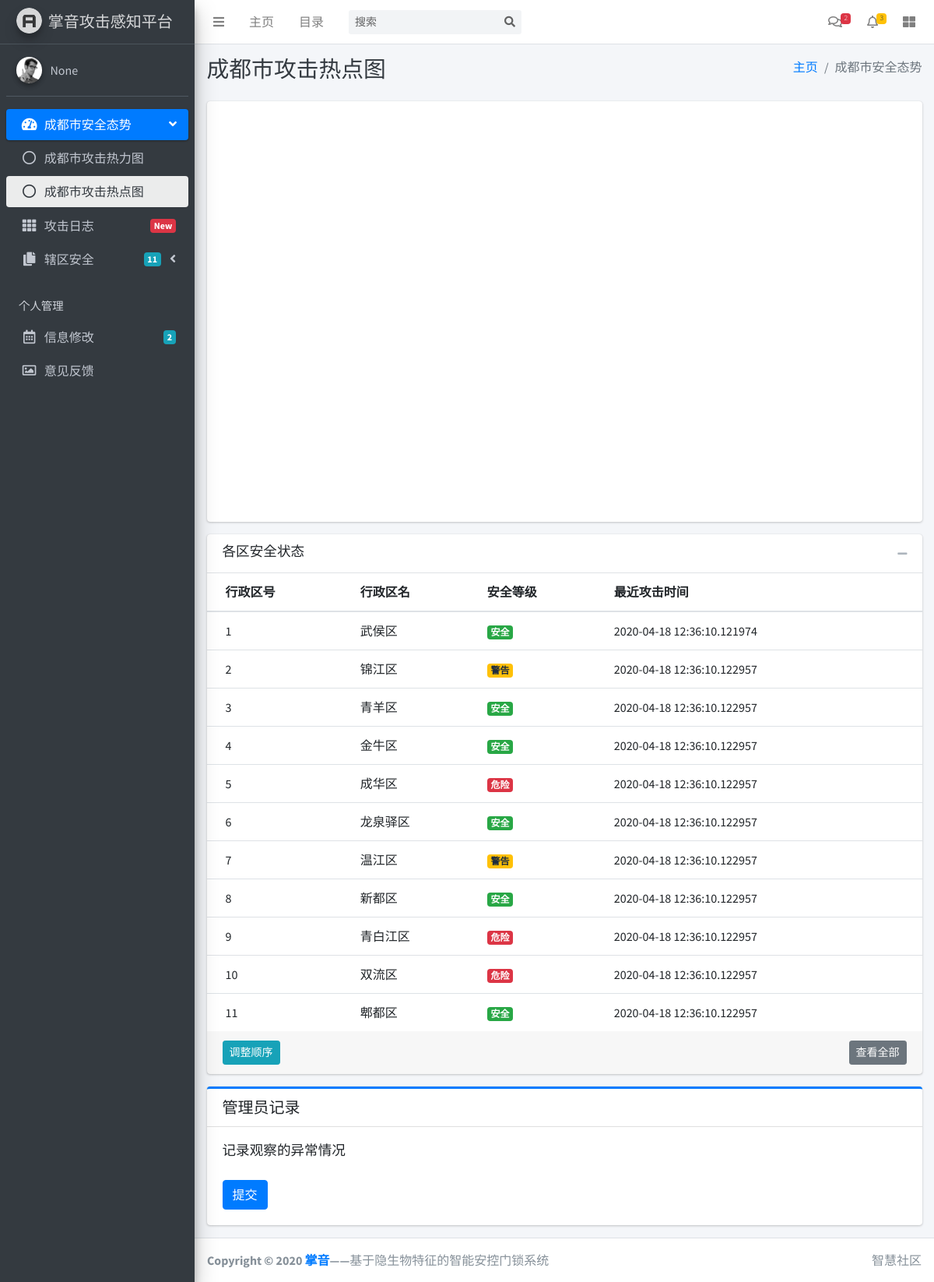
The app's page /HeatMap_chengdu/HeatPointMap with its own data.
### models.py (models this page shows, shortened)
class DistrictInfo(db.Model):
    id = db.Column(db.Integer, primary_key=True)
    name = db.Column(db.String)
    status = db.Column(db.String)
    time = db.Column(db.DateTime)

### view.py (the view)
@app.route('/HeatMap_chengdu/HeatPointMap')
def heatpoint():
    districtInfo = DistrictInfo.query.all()
    return  render_template("start2.html",
                            username=session.get('user_name'),
                            districtInfo=districtInfo)

### templates/start2.html (shortened to what this page needs)
<!DOCTYPE html>
<html lang="en">
<head>
  <link rel="stylesheet" href="{{ url_for('static',filename='plugins/fontawesome-free/css/all.min.css') }}">
  <link rel="stylesheet" href="{{ url_for('static',filename='dist/css/adminlte.min.css') }}">
</head>
<body>
<div class="wrapper">
  <nav class="main-header navbar navbar-expand navbar-white navbar-light">
    <ul class="navbar-nav">
      <li class="nav-item">
        <a class="nav-link" data-widget="pushmenu" href="#" role="button"><i class="fas fa-bars"></i></a>
      </li>
      <li class="nav-item d-none d-sm-inline-block">
        <a href="{{ url_for('homepage') }}" class="nav-link">主页</a>
      </li>
      <li class="nav-item d-none d-sm-inline-block">
        <a href="{{ url_for('homepage') }}" class="nav-link">目录</a>
      </li>
    </ul>
    <form class="form-inline ml-3">
      <div class="input-group input-group-sm">
        <input class="form-control form-control-navbar" type="search" placeholder="搜索" aria-label="Search">
        <div class="input-group-append">
          <button class="btn btn-navbar" type="submit">
            <i class="fas fa-search"></i>
          </button>
        </div>
      </div>
    </form>
    <ul class="navbar-nav ml-auto">
      <li class="nav-item dropdown">
        <a class="nav-link" data-toggle="dropdown" href="#">
          <i class="far fa-comments"></i>
          <span class="badge badge-danger navbar-badge">2</span>
        </a>
      </li>
      <li class="nav-item dropdown">
        <a class="nav-link" data-toggle="dropdown" href="#">
          <i class="far fa-bell"></i>
          <span class="badge badge-warning navbar-badge">3</span>
        </a>
      </li>
      <li class="nav-item">
        <a class="nav-link" data-widget="control-sidebar" data-slide="true" href="#" role="button">
          <i class="fas fa-th-large"></i>
        </a>
      </li>
    </ul>
  </nav>
  <aside class="main-sidebar sidebar-dark-primary elevation-4">
    <a href="{{ url_for('homepage') }}" class="brand-link">
      <img src="{{ url_for('static',filename='dist/img/AdminLTELogo.png') }}" alt="AdminLTE Logo" class="brand-image img-circle elevation-3"
           style="opacity: .8">
      <span class="brand-text font-weight-light">掌音攻击感知平台</span>
    </a>
    <div class="sidebar">
      <div class="user-panel mt-3 pb-3 mb-3 d-flex">
        <div class="image">
          <img src="{{ url_for('static',filename='dist/img/user2-160x160.jpg') }}" class="img-circle elevation-2" alt="User Image">
        </div>
        <div class="info">
          <a href="{{ url_for('changeInfo') }}" class="d-block">{{username}}</a>
        </div>
      </div>
      <nav class="mt-2">
        <ul class="nav nav-pills nav-sidebar flex-column" data-widget="treeview" role="menu" data-accordion="false">
          <li class="nav-item has-treeview menu-open">
            <a href="#" class="nav-link active">
              <i class="nav-icon fas fa-tachometer-alt"></i>
              <p>
                成都市安全态势
                <i class="right fas fa-angle-left"></i>
              </p>
            </a>
            <ul class="nav nav-treeview">
              <li class="nav-item">
                <a href="{{ url_for('homepage') }}" class="nav-link ">
                  <i class="far fa-circle nav-icon"></i>
                  <p>成都市攻击热力图</p>
                </a>
              </li>
              <li class="nav-item">
                <a href="{{ url_for('heatpoint') }}" class="nav-link active">
                  <i class="far fa-circle nav-icon"></i>
                  <p>成都市攻击热点图</p>
                </a>
              </li>
            </ul>
          </li>
          <li class="nav-item">
            <a href="{{ url_for('attacklog') }}" class="nav-link">
              <i class="nav-icon fas fa-th"></i>
              <p>
                攻击日志
                <span class="right badge badge-danger">New</span>
              </p>
            </a>
          </li>
          <li class="nav-item has-treeview">
            <a href="{{ url_for('wuhou') }}" class="nav-link">
              <i class="nav-icon fas fa-copy"></i>
              <p>
                辖区安全
                <i class="fas fa-angle-left right"></i>
                <span class="badge badge-info right">11</span>
              </p>
            </a>
          </li>
          <li class="nav-header">个人管理</li>
          <li class="nav-item">
            <a href="{{ url_for('changeInfo') }}" class="nav-link">
              <i class="nav-icon far fa-calendar-alt"></i>
              <p>
                信息修改
                <span class="badge badge-info right">2</span>
              </p>
            </a>
          </li>
          <li class="nav-item">
            <a href="{{ url_for('advise') }}" class="nav-link">
              <i class="nav-icon far fa-image"></i>
              <p>
                意见反馈
              </p>
            </a>
          </li>
        </ul>
      </nav>
    </div>
  </aside>
  <div class="content-wrapper">
    <div class="content-header">
      <div class="container-fluid">
        <div class="row mb-2">
          <div class="col-sm-6">
            <h1 class="m-0 text-dark">成都市攻击热点图</h1>
          </div>
          <div class="col-sm-6">
            <ol class="breadcrumb float-sm-right">
              <li class="breadcrumb-item"><a href="{{ url_for('homepage') }}">主页</a></li>
              <li class="breadcrumb-item active">成都市安全态势</li>
            </ol>
          </div>
        </div>
      </div>
    </div>
    <div class="content">
      <div class="container-fluid">
        <div class="row">
          <div class="col-lg-12">
            <div class="card">
              <div class="card-body">
                <div  style="width:100%;height: 500px;z-index: 1000000;">
                  <div id="mapcontainer" style="width: 100%;height: 100%"></div>
                </div>
              </div>
            </div>
          </div>
        </div>
       <div class="row">
          <div class="col-lg-12">
            <div class="card">
              <div class="card-header border-transparent">
                <h3 class="card-title">各区安全状态</h3>
                <div class="card-tools">
                  <button type="button" class="btn btn-tool" data-card-widget="collapse">
                    <i class="fas fa-minus"></i>
                  </button>
                </div>
              </div>
              <div class="card-body p-0">
                <div class="table-responsive">
                  <table class="table m-0">
                    <thead>
                    <tr>
                      <th>行政区号</th>
                      <th>行政区名</th>
                      <th>安全等级</th>
                      <th>最近攻击时间</th>
                    </tr>
                    </thead>
                    <tbody>
                    {% for district in districtInfo %}
                    <tr>
                      <td>{{ district.id }}</td>
                      <td>{{ district.name }}</td>
                        {% if  district.status == '安全'%}
                        <td><span class="badge badge-success">{{ district.status }}</span></td>
                        {% endif %}
                        {% if  district.status == '警告'%}
                        <td><span class="badge badge-warning">{{ district.status }}</span></td>
                        {% endif %}
                        {% if  district.status == '危险'%}
                        <td><span class="badge badge-danger">{{ district.status }}</span></td>
                        {% endif %}
                      <td>
                        <div class="sparkbar" data-color="#00a65a" data-height="20">{{district.time}}</div>
                      </td>
                    </tr>
                    {% endfor %}
                    </tbody>
                  </table>
                </div>
              </div>
              <div class="card-footer clearfix">
                <a href="javascript:void(0)" class="btn btn-sm btn-info float-left">调整顺序</a>
                <a href="javascript:void(0)" class="btn btn-sm btn-secondary float-right">查看全部</a>
              </div>
            </div>
            <div class="card card-primary card-outline">
              <div class="card-header">
                <h5 class="m-0">管理员记录</h5>
              </div>
              <div class="card-body">
                <h6 class="card-title">记录观察的异常情况</h6>
                  <br/>
                  <br/>
                <a href="#" class="btn btn-primary">提交</a>
              </div>
            </div>
          </div>
        </div>
      </div>
    </div>
  </div>
  <footer class="main-footer">
    <div class="float-right d-none d-sm-inline">
      智慧社区
    </div>
    <strong>Copyright &copy; 2020 <a href="https://adminlte.io">掌音</a>——</strong>基于隐生物特征的智能安控门锁系统
  </footer>
</div>
</body>
</html>

### records on screen
DistrictInfo: id "1", name "武侯区", status "安全", time "2020-04-18 12:36:10.121974"
DistrictInfo: id "2", name "锦江区", status "警告", time "2020-04-18 12:36:10.122957"
DistrictInfo: id "3", name "青羊区", status "安全", time "2020-04-18 12:36:10.122957"
DistrictInfo: id "4", name "金牛区", status "安全", time "2020-04-18 12:36:10.122957"
DistrictInfo: id "5", name "成华区", status "危险", time "2020-04-18 12:36:10.122957"
DistrictInfo: id "6", name "龙泉驿区", status "安全", time "2020-04-18 12:36:10.122957"
DistrictInfo: id "7", name "温江区", status "警告", time "2020-04-18 12:36:10.122957"
DistrictInfo: id "8", name "新都区", status "安全", time "2020-04-18 12:36:10.122957"
DistrictInfo: id "9", name "青白江区", status "危险", time "2020-04-18 12:36:10.122957"
DistrictInfo: id "10", name "双流区", status "危险", time "2020-04-18 12:36:10.122957"
DistrictInfo: id "11", name "郫都区", status "安全", time "2020-04-18 12:36:10.122957"

### other values on screen
{{ username }} "None"
